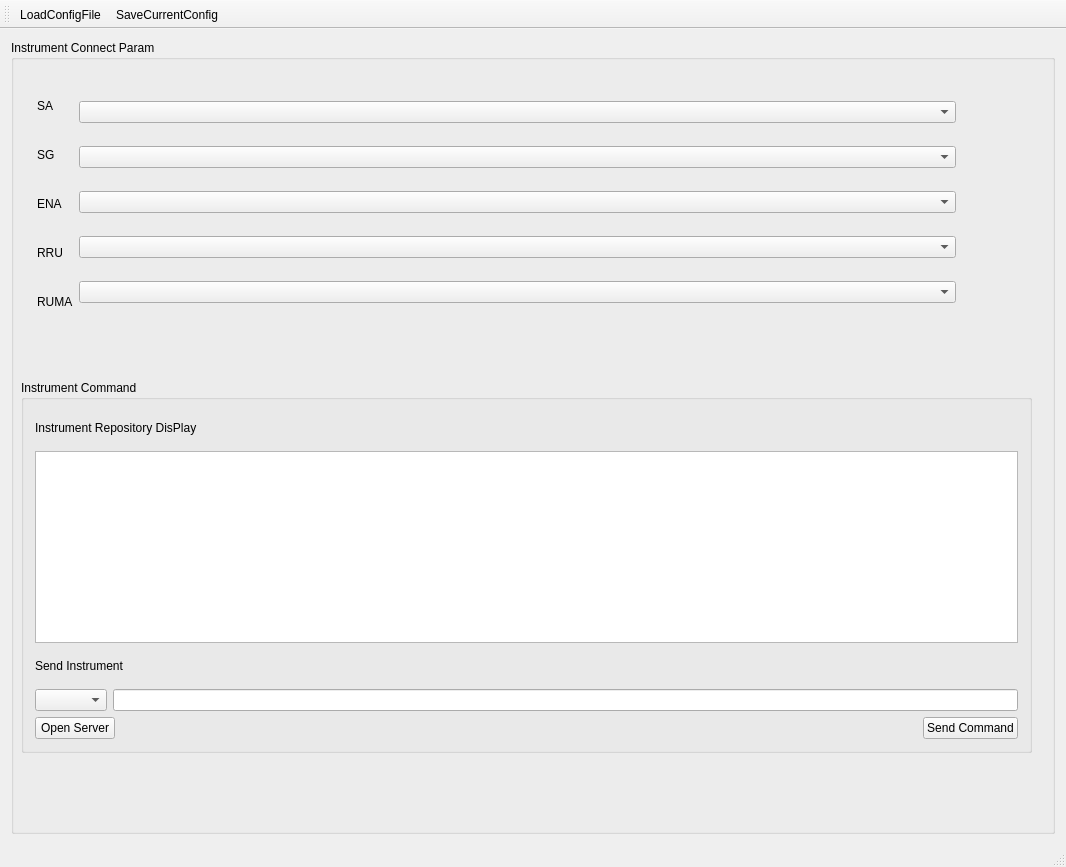
<?xml version="1.0" encoding="UTF-8"?>
<ui version="4.0">
 <class>QTestClass</class>
 <widget class="QMainWindow" name="QTestClass">
  <property name="geometry">
   <rect>
    <x>0</x>
    <y>0</y>
    <width>1066</width>
    <height>867</height>
   </rect>
  </property>
  <property name="windowTitle">
   <string>QTest</string>
  </property>
  <widget class="QWidget" name="centralWidget">
   <layout class="QGridLayout" name="gridLayout">
    <item row="0" column="0">
     <widget class="QGroupBox" name="groupBox">
      <property name="title">
       <string>Instrument Connect Param</string>
      </property>
      <widget class="QGroupBox" name="groupBox_2">
       <property name="geometry">
        <rect>
         <x>10</x>
         <y>340</y>
         <width>1011</width>
         <height>373</height>
        </rect>
       </property>
       <property name="title">
        <string>Instrument Command</string>
       </property>
       <layout class="QVBoxLayout" name="verticalLayout">
        <item>
         <widget class="QLabel" name="label_7">
          <property name="text">
           <string>Instrument Repository DisPlay</string>
          </property>
         </widget>
        </item>
        <item>
         <widget class="QTextEdit" name="textEdit">
          <property name="sizePolicy">
           <sizepolicy hsizetype="Minimum" vsizetype="Minimum">
            <horstretch>0</horstretch>
            <verstretch>0</verstretch>
           </sizepolicy>
          </property>
         </widget>
        </item>
        <item>
         <widget class="QLabel" name="label_6">
          <property name="text">
           <string>Send Instrument</string>
          </property>
         </widget>
        </item>
        <item>
         <layout class="QHBoxLayout" name="horizontalLayout">
          <item>
           <widget class="QComboBox" name="comboBox_6">
            <property name="sizePolicy">
             <sizepolicy hsizetype="Preferred" vsizetype="Fixed">
              <horstretch>0</horstretch>
              <verstretch>0</verstretch>
             </sizepolicy>
            </property>
            <property name="currentText">
             <string/>
            </property>
           </widget>
          </item>
          <item>
           <widget class="QLineEdit" name="editcmd">
            <property name="sizePolicy">
             <sizepolicy hsizetype="Expanding" vsizetype="Maximum">
              <horstretch>0</horstretch>
              <verstretch>0</verstretch>
             </sizepolicy>
            </property>
           </widget>
          </item>
         </layout>
        </item>
        <item>
         <layout class="QHBoxLayout" name="horizontalLayout_3">
          <item>
           <widget class="QPushButton" name="pushButton_openserver">
            <property name="text">
             <string>Open Server</string>
            </property>
           </widget>
          </item>
          <item>
           <spacer name="horizontalSpacer">
            <property name="orientation">
             <enum>Qt::Horizontal</enum>
            </property>
            <property name="sizeHint" stdset="0">
             <size>
              <width>40</width>
              <height>20</height>
             </size>
            </property>
           </spacer>
          </item>
          <item>
           <widget class="QPushButton" name="pushButton">
            <property name="text">
             <string>Send Command</string>
            </property>
            <property name="autoRepeat">
             <bool>true</bool>
            </property>
            <property name="autoRepeatDelay">
             <number>10</number>
            </property>
            <property name="autoRepeatInterval">
             <number>5</number>
            </property>
           </widget>
          </item>
         </layout>
        </item>
       </layout>
      </widget>
      <widget class="QWidget" name="layoutWidget">
       <property name="geometry">
        <rect>
         <x>15</x>
         <y>33</y>
         <width>941</width>
         <height>261</height>
        </rect>
       </property>
       <layout class="QHBoxLayout" name="horizontalLayout_2">
        <item>
         <layout class="QVBoxLayout" name="verticalLayout_2">
          <item>
           <widget class="QLabel" name="label">
            <property name="text">
             <string>SA</string>
            </property>
           </widget>
          </item>
          <item>
           <widget class="QLabel" name="label_2">
            <property name="text">
             <string>SG</string>
            </property>
           </widget>
          </item>
          <item>
           <widget class="QLabel" name="label_3">
            <property name="text">
             <string>ENA</string>
            </property>
           </widget>
          </item>
          <item>
           <widget class="QLabel" name="label_4">
            <property name="text">
             <string>RRU</string>
            </property>
           </widget>
          </item>
          <item>
           <widget class="QLabel" name="label_5">
            <property name="text">
             <string>RUMA</string>
            </property>
           </widget>
          </item>
         </layout>
        </item>
        <item>
         <layout class="QVBoxLayout" name="verticalLayout_3">
          <item>
           <widget class="QComboBox" name="comboBox">
            <property name="sizePolicy">
             <sizepolicy hsizetype="Expanding" vsizetype="Fixed">
              <horstretch>0</horstretch>
              <verstretch>0</verstretch>
             </sizepolicy>
            </property>
           </widget>
          </item>
          <item>
           <widget class="QComboBox" name="comboBox_2">
            <property name="sizePolicy">
             <sizepolicy hsizetype="Expanding" vsizetype="Fixed">
              <horstretch>0</horstretch>
              <verstretch>0</verstretch>
             </sizepolicy>
            </property>
           </widget>
          </item>
          <item>
           <widget class="QComboBox" name="comboBox_3">
            <property name="sizePolicy">
             <sizepolicy hsizetype="Expanding" vsizetype="Fixed">
              <horstretch>0</horstretch>
              <verstretch>0</verstretch>
             </sizepolicy>
            </property>
           </widget>
          </item>
          <item>
           <widget class="QComboBox" name="comboBox_4">
            <property name="sizePolicy">
             <sizepolicy hsizetype="Expanding" vsizetype="Fixed">
              <horstretch>0</horstretch>
              <verstretch>0</verstretch>
             </sizepolicy>
            </property>
           </widget>
          </item>
          <item>
           <widget class="QComboBox" name="comboBox_5">
            <property name="sizePolicy">
             <sizepolicy hsizetype="Expanding" vsizetype="Fixed">
              <horstretch>0</horstretch>
              <verstretch>0</verstretch>
             </sizepolicy>
            </property>
           </widget>
          </item>
         </layout>
        </item>
       </layout>
      </widget>
     </widget>
    </item>
   </layout>
  </widget>
  <widget class="QMenuBar" name="menuBar">
   <property name="geometry">
    <rect>
     <x>0</x>
     <y>0</y>
     <width>1066</width>
     <height>30</height>
    </rect>
   </property>
  </widget>
  <widget class="QToolBar" name="mainToolBar">
   <attribute name="toolBarArea">
    <enum>TopToolBarArea</enum>
   </attribute>
   <attribute name="toolBarBreak">
    <bool>false</bool>
   </attribute>
   <addaction name="actionLoadConfigFile"/>
   <addaction name="actionSaveCurrentConfig"/>
  </widget>
  <widget class="QStatusBar" name="statusBar"/>
  <action name="actionSaveCurrentConfig">
   <property name="icon">
    <iconset resource="QTest.qrc">
     <normaloff>:/QTest/Resources/保存.png</normaloff>:/QTest/Resources/保存.png</iconset>
   </property>
   <property name="text">
    <string>SaveCurrentConfig</string>
   </property>
   <property name="toolTip">
    <string>SaveCurrentConfig</string>
   </property>
  </action>
  <action name="actionLoadConfigFile">
   <property name="icon">
    <iconset resource="QTest.qrc">
     <normaloff>:/QTest/Resources/打开文件.png</normaloff>:/QTest/Resources/打开文件.png</iconset>
   </property>
   <property name="text">
    <string>LoadConfigFile</string>
   </property>
   <property name="toolTip">
    <string>LoadConfigFile</string>
   </property>
  </action>
 </widget>
 <layoutdefault spacing="6" margin="11"/>
 <resources>
  <include location="QTest.qrc"/>
 </resources>
 <connections/>
</ui>
